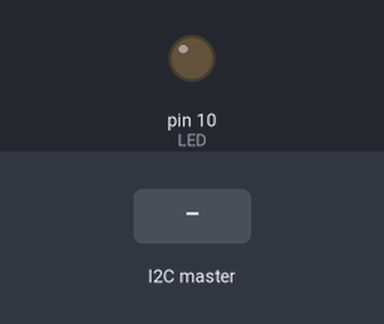
Recording of a sketch running on a simulated Arduino Uno, built with avr-gcc and run on an emulated ATmega328P. Parts: output pins drawn as LEDs (lit = HIGH). Inputs (shaded band) come from the test bench.

Above: at 1.2 s.
1.3 s: the I2C master sends the byte 1
At 1.9 s:
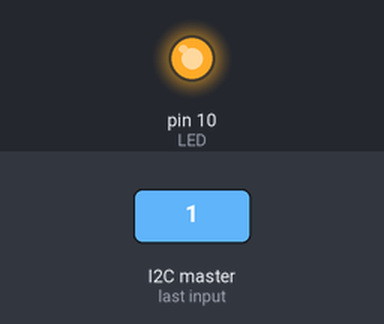
2.8 s: the I2C master sends the byte 0
At 4.0 s:
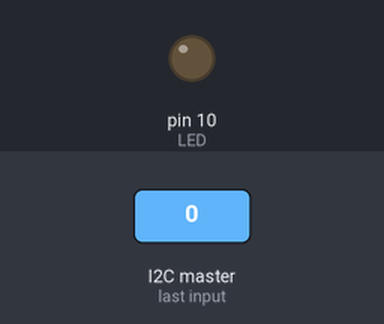
4.3 s: the I2C master sends the byte 2
At 5.4 s:
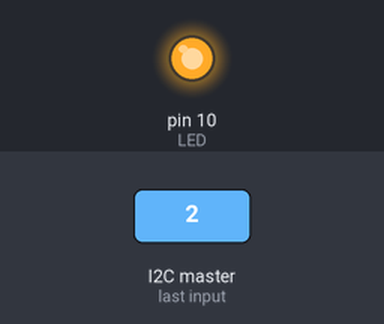
Timing chart, 0 to 7.3 s (numbered marks = the images above; inputs shaded):
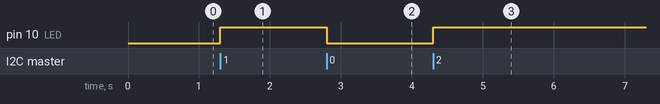

Measured:
- after the input at 1.3 s, pin 10 (LED): LOW → HIGH at once
- after the input at 2.8 s, pin 10 (LED): HIGH → LOW at once
- after the input at 4.3 s, pin 10 (LED): LOW → HIGH at once

The sketch:

lab1_program11_i2cs.ino
```cpp
//----------------------------------------------------------------
//  Module name:
//      lab1_program11_i2cs.ino
//  Languange:
//      Wiring/Arduino
//  Description:
//      The program is deployed on the slave of the I2C wire. The
//      device receive signals from I2C wire, and switch on or off
//      its LED by the result of the signals.
//  Author:
//      Man Sun, Mingxiao An, Muhan Li
//  Rev.0 28 June 2017
//  Rev.1 8 July 2017
//----------------------------------------------------------------

#include <Wire.h>

#define I2C 4                   // using analog port 4 as i2c bus, port 5 should also be connected
#define LED 10                  // pin 10 is the pin attaching the LED

// the setup routine runs once when you press reset:
void setup() {
    pinMode(LED, OUTPUT);           // initialize the digital pin as an output
    Wire.begin(I2C);                // join i2c bus with address #4
    Wire.onReceive(receiveEvent);   // register event
}

// the loop routine runs over and over again forever:
void loop() {
    delay(100);
}

// this function is registered as an event:
void receiveEvent(int howMany) {
    byte on = Wire.read();              // read the input as byte
    if (on) {
        digitalWrite(LED, HIGH);        // turn the LED on
    } else {
        digitalWrite(LED, LOW);         // turn the LED off
    }
}
```
